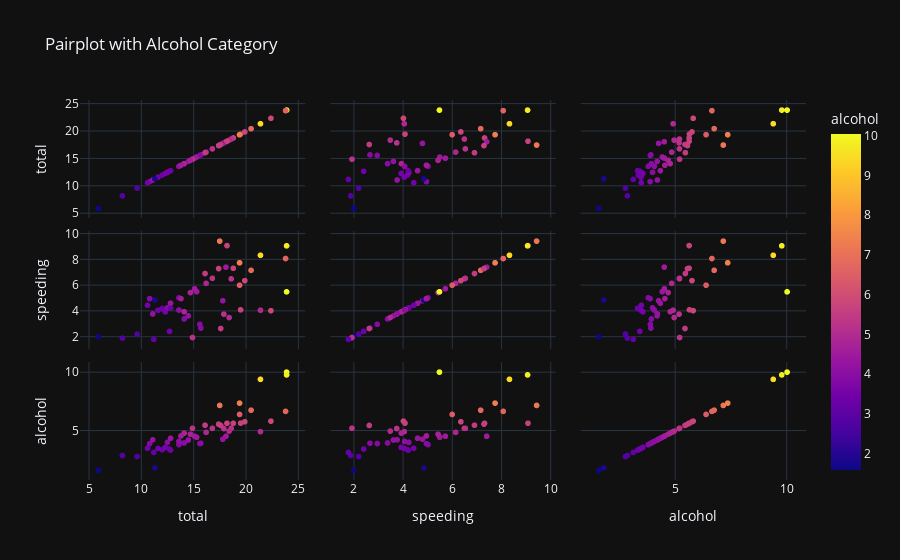

This figure's notebook cell:
### Code cell
# 18. Pairplot with hue as 'alcohol_category'
fig18 = px.scatter_matrix(df, dimensions=['total', 'speeding', 'alcohol'], color='alcohol', title='Pairplot with Alcohol Category', template='plotly_dark')
fig18.show()
